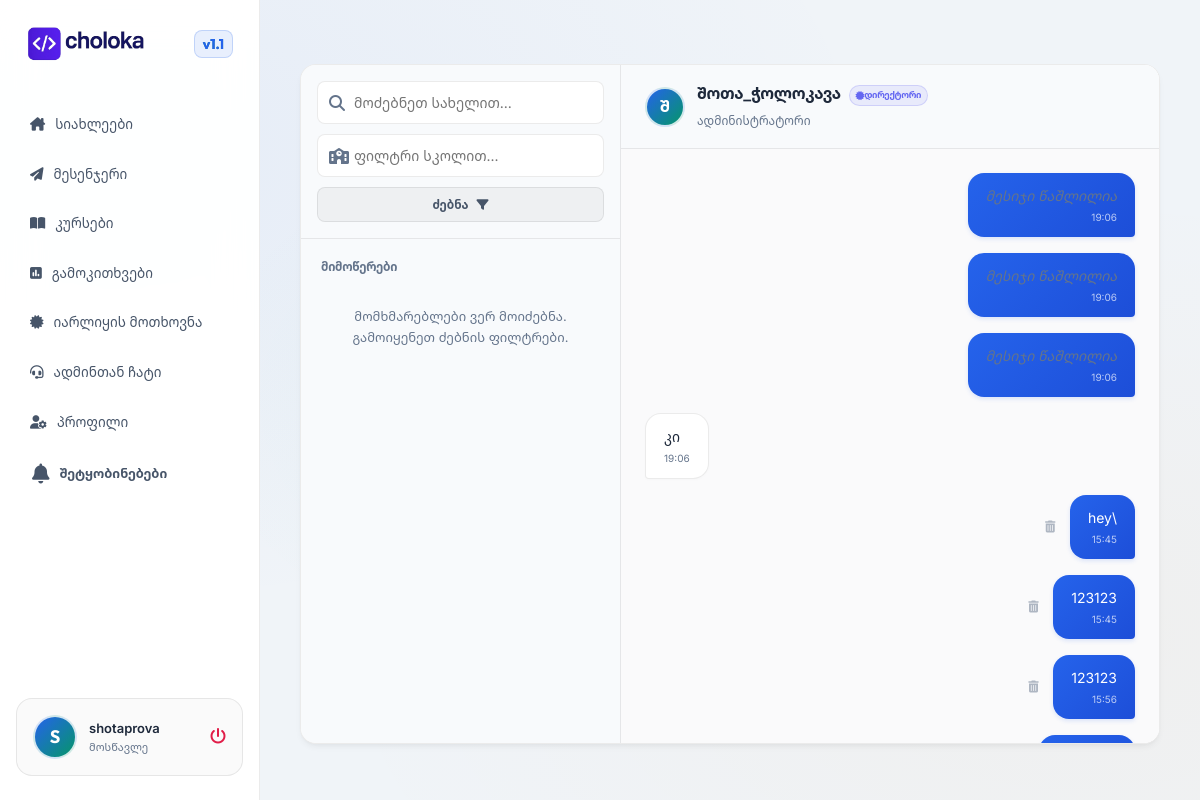
Screenshot of /messages/2 (signed in) with the database file from the repository.
### app.py (models this page shows, shortened)
class User(UserMixin, db.Model):
    id = db.Column(db.Integer, primary_key=True)
    username = db.Column(db.String(150), unique=True, nullable=False)
    email = db.Column(db.String(150), unique=True, nullable=False)
    password_hash = db.Column(db.String(250), nullable=False)
    role = db.Column(db.String(50), nullable=False)  # 'teacher', 'student', 'other'
    school = db.Column(db.String(150), nullable=True)
    city = db.Column(db.String(100), nullable=True)
    phone = db.Column(db.String(50), nullable=True)
    bio = db.Column(db.Text, nullable=True)
    profile_pic = db.Column(db.String(250), nullable=True)  # filename in static/uploads/profiles
    cv_url = db.Column(db.String(250), nullable=True)  # filename in static/uploads/pdfs
    custom_badge = db.Column(db.String(100), nullable=True)  # approved custom label (e.g. School Principal)
    is_verified = db.Column(db.Boolean, default=False)
    verification_code = db.Column(db.String(10), nullable=True)
    is_admin = db.Column(db.Boolean, default=False)
    is_blocked = db.Column(db.Boolean, default=False)
    login_email_notify = db.Column(db.Boolean, default=True)  # Send email on each login
    posts = db.relationship('Post', backref='author', lazy=True, cascade='all, delete-orphan')
    notifications = db.relationship('Notification', backref='user', lazy=True, cascade='all, delete-orphan')
    login_histories = db.relationship('LoginHistory', backref='user', lazy=True, cascade='all, delete-orphan')
    followed = db.relationship(
        'User', secondary=followers,
        primaryjoin=(followers.c.follower_id == id),
        secondaryjoin=(followers.c.followed_id == id),
        backref=db.backref('followers', lazy='dynamic'), lazy='dynamic')

class DirectMessage(db.Model):
    id = db.Column(db.Integer, primary_key=True)
    sender_id = db.Column(db.Integer, nullable=False)
    recipient_id = db.Column(db.Integer, nullable=False)
    content = db.Column(db.Text, nullable=True)
    created_at = db.Column(db.DateTime, default=datetime.utcnow)
    is_read = db.Column(db.Boolean, default=False)
    is_deleted = db.Column(db.Boolean, default=False)
    file_url = db.Column(db.String(250), nullable=True)  # filename in static/uploads/chat
    file_name = db.Column(db.String(250), nullable=True)  # original filename
    is_image = db.Column(db.Boolean, default=False)

### app.py (the view, shortened to what this page needs)
@app.route('/messages/<int:recipient_id>', methods=['GET', 'POST'])
@login_required
def get_chat(recipient_id):
    recipient = User.query.get(recipient_id)
    if not recipient or recipient.is_blocked:
        return jsonify({'error': 'მომხმარებელი ვერ მოიძებნა ან დაბლოკილია.'}), 404
    DirectMessage.query.filter_by(
        sender_id=recipient_id,
        recipient_id=current_user.id,
        is_read=False
    ).update({DirectMessage.is_read: True})
    db.session.commit()
    messages = DirectMessage.query.filter(
        ((DirectMessage.sender_id == current_user.id) & (DirectMessage.recipient_id == recipient_id)) |
        ((DirectMessage.sender_id == recipient_id) & (DirectMessage.recipient_id == current_user.id))
    ).order_by(DirectMessage.created_at.asc()).all()
    return render_template('messages.html', recipient=recipient, chat_messages=messages)

### app.py (called while the page is built)
@login_manager.user_loader
def load_user(user_id):
    return User.query.get(int(user_id))

### templates/messages.html (shortened to what this page needs)
{% extends "base.html" %}
{% block content %}
<div class="messenger-container animate-fade">
    <div class="messenger-sidebar">
        <div class="messenger-search">
            <form action="{{ url_for('messages_list') }}" method="GET" style="display: flex; flex-direction: column; gap: 10px;">
                <div style="position: relative;">
                    <input type="text" name="search_name" class="form-control" placeholder="მოძებნეთ სახელით..." value="{{ search_query or '' }}" style="padding-left: 36px;">
                    <i class="fa-solid fa-magnifying-glass" style="position: absolute; left: 12px; top: 14px; color: var(--text-muted);"></i>
                </div>
                <div style="position: relative;">
                    <input type="text" name="search_school" class="form-control" placeholder="ფილტრი სკოლით..." value="{{ search_school or '' }}" style="padding-left: 36px;">
                    <i class="fa-solid fa-school" style="position: absolute; left: 12px; top: 14px; color: var(--text-muted);"></i>
                </div>
                <button type="submit" class="btn btn-secondary" style="font-size: 12px; padding: 8px 12px;">
                    ძებნა <i class="fa-solid fa-filter"></i>
                </button>
            </form>
        </div>
        <div class="messenger-users-list">
            <h4 style="font-size: 12px; text-transform: uppercase; color: var(--text-muted); margin: 10px 12px 6px;">მიმოწერები</h4>
            {% if users %}
                {% for u in users %}
                    <a href="{{ url_for('get_chat', recipient_id=u.id) }}" class="chat-user-item {% if recipient and recipient.id == u.id %}active{% endif %}" style="text-decoration: none;">
                        <div class="avatar" style="width: 38px; height: 38px; font-size: 15px; flex-shrink: 0;">
                            {% if u.profile_pic %}
                                <img src="{{ url_for('static', filename='uploads/profiles/' + u.profile_pic) }}" alt="Avatar">
                            {% else %}
                                {{ u.username[0]|upper }}
                            {% endif %}
                        </div>
                        <div class="user-meta" style="flex-grow: 1; overflow: hidden;">
                            <span class="name" style="font-size: 13px; font-weight: 600; display: block; overflow: hidden; text-overflow: ellipsis; white-space: nowrap;">{{ u.username }}</span>
                            <span class="role" style="font-size: 10px; color: var(--text-muted); display: block; overflow: hidden; text-overflow: ellipsis; white-space: nowrap;">
                                {% if u.is_admin %}
                                    ადმინი
                                {% elif u.role == 'teacher' %}
                                    მასწავლებელი ({{ u.school or 'სკოლა' }})
                                {% elif u.role == 'student' %}
                                    მოსწავლე ({{ u.school or 'სკოლა' }})
                                {% else %}
                                    სხვა
                                {% endif %}
                            </span>
                        </div>
                    </a>
                {% endfor %}
            {% else %}
                <div style="text-align: center; padding: 20px; color: var(--text-muted); font-size: 13px;">
                    მომხმარებლები ვერ მოიძებნა. გამოიყენეთ ძებნის ფილტრები.
                </div>
            {% endif %}
        </div>
    </div>
    <div class="chat-area">
        {% if recipient %}
            <div class="chat-header">
                <div class="avatar" style="width: 40px; height: 40px; font-size: 16px; flex-shrink: 0;">
                    {% if recipient.profile_pic %}
                        <img src="{{ url_for('static', filename='uploads/profiles/' + recipient.profile_pic) }}" alt="Avatar">
                    {% else %}
                        {{ recipient.username[0]|upper }}
                    {% endif %}
                </div>
                <div>
                    <h3 style="margin: 0; font-size: 16px;">
                        <a href="{{ url_for('user_profile', user_id=recipient.id) }}" style="color: var(--text-primary); font-weight: 600;">
                            {{ recipient.username }}
                        </a>
                        {% if recipient.custom_badge %}
                            <span class="badge badge-custom" style="font-size: 9px; padding: 2px 6px; margin-left: 5px;"><i class="fa-solid fa-certificate"></i> {{ recipient.custom_badge }}</span>
                        {% endif %}
                    </h3>
                    <span style="font-size: 12px; color: var(--text-muted);">
                        {% if recipient.is_admin %}
                            ადმინისტრატორი
                        {% elif recipient.role == 'teacher' %}
                            მასწავლებელი • {{ recipient.school or 'სკოლა' }} • {{ recipient.city or 'რეგიონი' }}
                        {% elif recipient.role == 'student' %}
                            მოსწავლე • {{ recipient.school or 'სკოლა' }}
                        {% else %}
                            სხვა
                        {% endif %}
                    </span>
                </div>
            </div>
            <div class="chat-messages-container" id="chat-messages">
                {% if chat_messages %}
                    {% for m in chat_messages %}
                        <div class="message-bubble {% if m.sender_id == current_user.id %}sent{% else %}received{% endif %} animate-fade" data-msg-id="{{ m.id }}" style="position: relative;">
                            {% if m.sender_id == current_user.id and not m.is_deleted %}
                                <button id="msg-delete-btn-{{ m.id }}" onclick="deleteMessage({{ m.id }})" style="position: absolute; left: -25px; top: 50%; transform: translateY(-50%); background: none; border: none; color: var(--text-muted); cursor: pointer; font-size: 12px; opacity: 0.5; transition: opacity 0.2s;" onmouseover="this.style.opacity=1" onmouseout="this.style.opacity=0.5" title="მესიჯის წაშლა">
                                    <i class="fa-solid fa-trash-can"></i>
                                </button>
                            {% endif %}
                            <div id="msg-content-{{ m.id }}">
                                {% if m.is_deleted %}
                                    <i style="color: var(--text-muted);">მესიჯი წაშლილია</i>
                                {% else %}
                                    {% if m.content %}
                                        <div class="content">{{ m.content }}</div>
                                    {% endif %}
                                {% endif %}
                            </div>
                            <div class="message-time">{{ m.created_at.strftime('%H:%M') }}</div>
                        </div>
                    {% endfor %}
                {% else %}
                    <div style="text-align: center; color: var(--text-muted); padding: 40px;" id="no-msg-info">
                        <i class="fa-solid fa-comments" style="font-size: 40px; margin-bottom: 10px;"></i>
                        <p>მიმოწერა ცარიელია. გაგზავნეთ პირველი შეტყობინება!</p>
                    </div>
                {% endif %}
            </div>
        {% endif %}
    </div>
</div>
{% endblock %}

### templates/base.html (shortened to what this page needs)
<!DOCTYPE html>
<html lang="ka">
<head>
    <link rel="stylesheet" href="{{ url_for('static', filename='css/style.css') }}">
    <link rel="stylesheet" href="https://cdnjs.cloudflare.com/ajax/libs/font-awesome/6.4.0/css/all.min.css">
</head>
<body>
    <div class="app-container">
        {% if current_user.is_authenticated %}
        <aside class="sidebar">
          <div class="logo">
            <img src="{{ url_for('static', filename='choloka.png') }}" alt="Logo" style="height: 40px; vertical-align: middle; margin-right: 10px;">
            <span>v1.1</span>
          </div>
            <ul class="nav-menu">
                <li class="nav-item {% if request.path == url_for('feed') or request.path == '/' %}active{% endif %}">
                    <a href="{{ url_for('feed') }}">
                        <i class="fa-solid fa-house-chimney"></i>
                        <span>სიახლეები</span>
                    </a>
                </li>
                <li class="nav-item {% if request.path == url_for('messages_list') %}active{% endif %}">
                    <a href="{{ url_for('messages_list') }}">
                        <i class="fa-solid fa-paper-plane"></i>
                        <span>მესენჯერი</span>
                    </a>
                </li>
                <li class="nav-item {% if request.path == url_for('courses') %}active{% endif %}">
                    <a href="{{ url_for('courses') }}">
                        <i class="fa-solid fa-book-open"></i>
                        <span>კურსები</span>
                    </a>
                </li>
                <li class="nav-item {% if request.path == url_for('polls') %}active{% endif %}">
                    <a href="{{ url_for('polls') }}">
                        <i class="fa-solid fa-square-poll-vertical"></i>
                        <span>გამოკითხვები</span>
                    </a>
                </li>
                <li class="nav-item {% if request.path == url_for('request_badge') %}active{% endif %}">
                    <a href="{{ url_for('request_badge') }}">
                        <i class="fa-solid fa-certificate"></i>
                        <span>იარლიყის მოთხოვნა</span>
                    </a>
                </li>
                <li class="nav-item {% if request.path == url_for('admin_chat') %}active{% endif %}">
                    <a href="{{ url_for('admin_chat') }}">
                        <i class="fa-solid fa-headset"></i>
                        <span>ადმინთან ჩატი</span>
                    </a>
                </li>
                <li class="nav-item {% if request.path == url_for('profile') %}active{% endif %}">
                    <a href="{{ url_for('profile') }}">
                        <i class="fa-solid fa-user-gear"></i>
                        <span>პროფილი</span>
                    </a>
                </li>
            </ul>
            <div style="margin-top: 20px; padding: 0 16px; position: relative;">
                <div class="notification-bell-container" id="notif-bell-btn">
                    <i class="fa-solid fa-bell" style="font-size: 20px; color: var(--text-secondary);"></i>
                    <span style="font-size: 13px; font-weight: 600; margin-left: 10px; color: var(--text-secondary);">შეტყობინებები</span>
                </div>
            </div>
            <div class="user-profile-widget" style="margin-top: auto;">
                <a href="{{ url_for('user_profile', user_id=current_user.id) }}" style="display: flex; align-items: center; gap: 12px; width: calc(100% - 30px); text-decoration: none; color: inherit;">
                    <div class="avatar">
                        {% if current_user.profile_pic %}
                            <img src="{{ url_for('static', filename='uploads/profiles/' + current_user.profile_pic) }}" alt="Avatar">
                        {% else %}
                            {{ current_user.username[0]|upper }}
                        {% endif %}
                    </div>
                    <div class="user-meta" style="flex-grow: 1; overflow: hidden; text-overflow: ellipsis; white-space: nowrap;">
                        <span class="name" style="font-size: 13px; font-weight: 600;">{{ current_user.username }}</span>
                        <span class="role" style="font-size: 11px; color: var(--text-muted);">
                            {% if current_user.is_admin %}
                                ადმინი
                            {% elif current_user.role == 'teacher' %}
                                მასწავლებელი
                            {% elif current_user.role == 'student' %}
                                მოსწავლე
                            {% else %}
                                სხვა
                            {% endif %}
                        </span>
                    </div>
                </a>
                <a href="{{ url_for('logout') }}" style="color: var(--accent-rose); font-size: 16px; margin-left: auto;" title="გამოსვლა">
                    <i class="fa-solid fa-power-off"></i>
                </a>
            </div>
        </aside>
        {% endif %}
        <main class="main-content" style="{% if not current_user.is_authenticated %}margin-left: 0; width: 100%; max-width: 100%; padding: 0;{% endif %}">
            {% block content %}{% endblock %}
        </main>
    </div>
</body>
</html>

### rows the page displays
User: username "S", username "shotaprova"
User: username "Შ", username "შოთა_ჭოლოკავა", custom_badge "ᲓᲘᲠᲔᲥᲢᲝᲠᲘ"
DirectMessage: is_deleted "მესიჯი წაშლილია", created_at "19:06"
DirectMessage: is_deleted "მესიჯი წაშლილია", created_at "19:06"
DirectMessage: is_deleted "მესიჯი წაშლილია", created_at "19:06"
DirectMessage: content "კი", created_at "19:06"
DirectMessage: content "hey\\", created_at "15:45"
DirectMessage: content "123123", created_at "15:45"
DirectMessage: content "123123", created_at "15:56"
